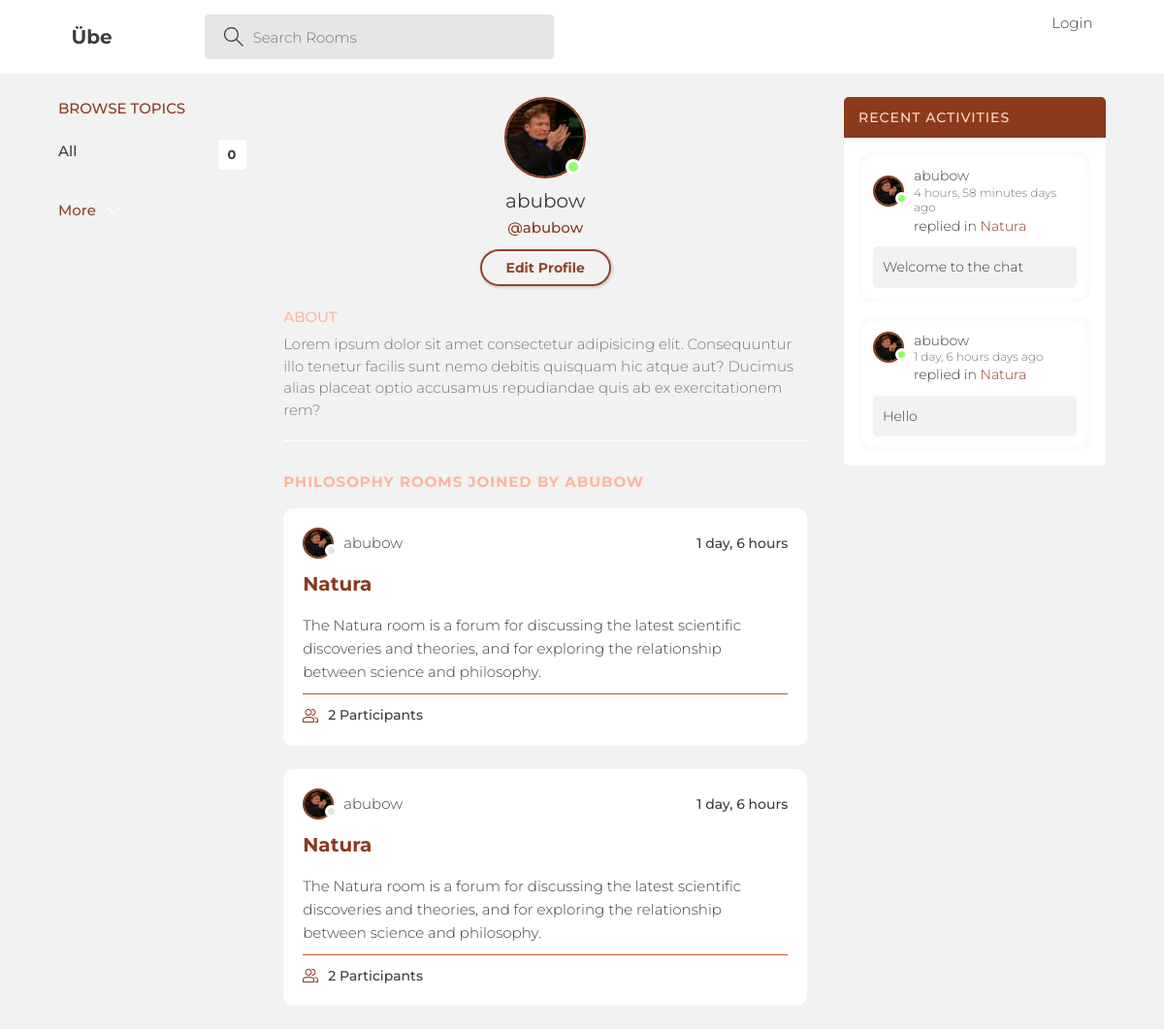
Page /profile/1/ on the committed database.
### base/models.py (models this page shows, shortened)
class User(AbstractUser):
    name = models.CharField(max_length=250, null=True)
    email = models.EmailField(max_length=250, null=True, unique=True)
    bio = models.TextField(null=True, blank=True)
    avatar = models.ImageField(
        null=True, blank=True, default='default.svg'
    )
    USERNAME_FIELD = 'email'
    REQUIRED_FIELDS = []

class Room(models.Model):
    id = models.AutoField(primary_key=True, unique=True, auto_created=True)
    name = models.CharField(max_length=50)
    description = models.CharField(max_length=200, null=True, blank=True)
    link = models.CharField(max_length=50, unique=True)
    topics = models.ManyToManyField('Topic', related_name='rooms', blank=True)
    participants = models.ManyToManyField(
        User, related_name='rooms_joined', blank=True)
    host = models.ForeignKey(
        User, on_delete=models.CASCADE, related_name='rooms_hosted')
    updated = models.DateTimeField(auto_now=True)
    created = models.DateTimeField(auto_now_add=True)
    class Meta:
        ordering = ['-updated', '-created']

class Message(models.Model):
    user = models.ForeignKey(User, on_delete=models.CASCADE)
    room = models.ForeignKey(Room, on_delete=models.CASCADE)
    message = models.TextField()
    updated = models.DateTimeField(auto_now=True)
    created = models.DateTimeField(auto_now_add=True)
    class Meta:
        ordering = ['-updated', '-created']
    def __str__(self):
        return self.message

### base/views.py (the view)
# urls.py: path('profile/<str:pk>/', views.userProfile, name='profile'),
def userProfile(request, pk):
    user = User.objects.get(id=pk)
    rooms = user.rooms_hosted.all() | user.rooms_joined.all()
    topics = Topic.objects.filter(rooms__in=rooms)
    recent_messages = Message.objects.filter(
        user=user).order_by('-created')[:5]
    context = {
        "profuser": user,
        "rooms": rooms,
        "topics": topics,
        "recent_messages": recent_messages,
    }
    return render(request, 'base/profile.html', context)

### base/templates/base/profile.html (shortened to what this page needs)
{% extends 'main.html' %} {% block content %}
<main class="profile-page layout layout--3">
	<div class="container">
		<div>
      {% include "components/topic_list.html" %}
    </div>
        <div class="roomList">
            <div class="profile">
              <div class="profile__avatar">
                <div class="avatar avatar--large active">
                  <img src="{{ profuser.avatar.url }}" alt="avatar" />
                </div>
              </div>
              <div class="profile__info">
                <h3>
                    {{ profuser.username }}
                </h3>
                <p>@{{ profuser.username }}
                </p>
                {% if user == request.user %}
                <a href="{% url 'edit-profile' profuser.id %}" class="btn btn--main btn--pill">Edit Profile</a>
                {% endif %}
              </div>
              <div class="profile__about">
                <h3>About</h3>
                <p>
                  Lorem ipsum dolor sit amet consectetur adipisicing elit. Consequuntur illo tenetur
                  facilis sunt nemo debitis quisquam hic atque aut? Ducimus alias placeat optio
                  accusamus repudiandae quis ab ex exercitationem rem?
                </p>
              </div>
            </div>
            <div class="roomList__header">
              <div>
                <h2>Philosophy Rooms joined by {{ profuser.username }} </h2>
              </div>
            </div>
            {% include "components/feed.html" %}
          </div>
		<div>{% include "components/recent_activity.html" %}</div>
	</div>
</main>
{% endblock content %}

### templates/main.html (shortened to what this page needs)
<!DOCTYPE html>
{% load static%}
<html lang="en">
	<head>
	</head>
	<body>
		<header class="header header--loggedIn">
			{% include 'navbar.html' %}
		</header>
		{% block content %} {% endblock %}
	</body>
</html>

### templates/navbar.html (shortened to what this page needs)
<div class="container">
	<a
		class="header__logo"
		href="{%url 'home'%}">
		<h1>Übe</h1>
	</a>
	<form
		method="GET"
		action="{% url 'home' %}"
		class="header__search">
		<label>
			<input
				type="text"
				name="q"
				placeholder="Search Rooms" />
		</label>
	</form>
	<nav class="header__menu">
		{% if user.is_authenticated %}
		<div class="header__user">
			<a href="{% url 'profile' user.id %}">
				<div class="avatar avatar--medium active">
					<img src="{{ user.avatar.url }}" alt="" />
				</div>
				<p>
					{{ user.first_name }}{{ user.last_name }}
					<span>@{{ user.username }}</span>
				</p>
			</a>
			<button class="dropdown-button">
				<svg
					version="1.1"
					xmlns="http://www.w3.org/2000/svg"
					width="32"
					height="32"
					viewBox="0 0 32 32">
					<title>chevron-down</title>
					<path d="M16 21l-13-13h-3l16 16 16-16h-3l-13 13z"></path>
				</svg>
			</button>
		</div>
		<div class="dropdown-menu">
			<a
				href="{% url 'edit-profile' user.id %}"
				class="dropdown-link"
				><svg
					version="1.1"
					xmlns="http://www.w3.org/2000/svg"
					width="32"
					height="32"
					viewBox="0 0 32 32">
					<title>tools</title>
					<path
						d="M27.465 32c-1.211 0-2.35-0.471-3.207-1.328l-9.392-9.391c-2.369 0.898-4.898 0.951-7.355 0.15-3.274-1.074-5.869-3.67-6.943-6.942-0.879-2.682-0.734-5.45 0.419-8.004 0.135-0.299 0.408-0.512 0.731-0.572 0.32-0.051 0.654 0.045 0.887 0.277l5.394 5.395 3.586-3.586-5.394-5.395c-0.232-0.232-0.336-0.564-0.276-0.887s0.272-0.596 0.572-0.732c2.552-1.152 5.318-1.295 8.001-0.418 3.274 1.074 5.869 3.67 6.943 6.942 0.806 2.457 0.752 4.987-0.15 7.358l9.392 9.391c0.844 0.842 1.328 2.012 1.328 3.207-0 2.5-2.034 4.535-4.535 4.535zM15.101 19.102c0.26 0 0.516 0.102 0.707 0.293l9.864 9.863c0.479 0.479 1.116 0.742 1.793 0.742 1.398 0 2.535-1.137 2.535-2.535 0-0.668-0.27-1.322-0.742-1.793l-9.864-9.863c-0.294-0.295-0.376-0.74-0.204-1.119 0.943-2.090 1.061-4.357 0.341-6.555-0.863-2.631-3.034-4.801-5.665-5.666-1.713-0.561-3.468-0.609-5.145-0.164l4.986 4.988c0.391 0.391 0.391 1.023 0 1.414l-5 5c-0.188 0.188-0.441 0.293-0.707 0.293s-0.52-0.105-0.707-0.293l-4.987-4.988c-0.45 1.682-0.397 3.436 0.164 5.146 0.863 2.631 3.034 4.801 5.665 5.666 2.2 0.721 4.466 0.604 6.555-0.342 0.132-0.059 0.271-0.088 0.411-0.088z"></path>
				</svg>
				Settings</a
			>
			<a
				href="{% url 'logout' %}"
				class="dropdown-link"
				><svg
					version="1.1"
					xmlns="http://www.w3.org/2000/svg"
					width="32"
					height="32"
					viewBox="0 0 32 32">
					<title>Log-Out</title>
					<path
						d="M3 0h22c0.553 0 1 0 1 0.553l-0 3.447h-2v-2h-20v28h20v-2h2l0 3.447c0 0.553-0.447 0.553-1 0.553h-22c-0.553 0-1-0.447-1-1v-30c0-0.553 0.447-1 1-1z"></path>
					<path
						d="M21.879 21.293l1.414 1.414 6.707-6.707-6.707-6.707-1.414 1.414 4.293 4.293h-14.172v2h14.172l-4.293 4.293z"></path>
				</svg>
				Logout</a
			>
		</div>
		{% else %}
		<a href="{% url 'login' %}">
			<p>Login</p>
		</a>
		{% endif %}
	</nav>
</div>

### base/templates/components/topic_list.html (shortened to what this page needs)
<div class="topics">
	<div class="topics__header">
		<h2>Browse Topics</h2>
	</div>
	<ul class="topics__list">
		<li>
			<a
				href="{% url 'home' %}"
				>All <span>{{topics.count}}</span></a
			>
		</li>
	</ul>
	<a
		class="btn btn--link"
		href="{% url 'topics' %}">
		More
		<svg
			version="1.1"
			xmlns="http://www.w3.org/2000/svg"
			width="32"
			height="32"
			viewBox="0 0 32 32">
			<title>chevron-down</title>
			<path d="M16 21l-13-13h-3l16 16 16-16h-3l-13 13z"></path>
		</svg>
	</a>
</div>

### base/templates/components/feed.html (shortened to what this page needs)
{% for room in rooms %}
<div class="roomListRoom">
	<div class="roomListRoom__header">
		<a
			href="{% url 'profile' room.host.id %}"
			class="roomListRoom__author">
			<div class="avatar avatar--small">
				<img src="{{ room.host.avatar.url }}" alt="{{ room.host.username }}'s avatar" />
			</div>
			<span> {{ room.host.username }} </span>
		</a>
		<div class="roomListRoom__actions">
			<span> {{ room.created|timesince }} </span>
		</div>
	</div>
	<div class="roomListRoom__content">
		<a href="{% url 'room' room.link %}"> {{ room.name }} </a>
		<p>{{ room.description.strip|truncatechars:200 }}</p>
	</div>
	<div class="roomListRoom__meta">
		<a
			href="{% url 'room' room.link %}"
			class="roomListRoom__joined">
			{{ room.participants.count }} Participants
		</a>
	</div>
</div>
{% endfor %}

### base/templates/components/recent_activity.html (shortened to what this page needs)
<div class="activities">
	<div class="activities__header">
		<h2>Recent Activities</h2>
	</div>
	{% for post in recent_messages %}
	<div class="activities__box">
		<div class="activities__boxHeader roomListRoom__header">
			<a
				href="{% url 'profile' post.user.id %}"
				class="roomListRoom__author">
				<div class="avatar avatar--small active">
					<img src="{{ post.user.avatar.url }}" alt="" />
				</div>
				<p>
					{{ post.user.username }}
					<span> {{ post.created|timesince}} days ago</span>
				</p>
			</a>
		</div>
		<div class="activities__boxContent">
			<p>
				replied in
				<a href="{% url 'room' post.room.link %}">
					{{ post.room.name }}
				</a>
			</p>
			<div class="activities__boxRoomContent">
				<p>{{ post|truncatechars:100 }}</p>
			</div>
		</div>
	</div>
	{% endfor %}
</div>

### rows in the picture
User: avatar (picture), username "abubow", username "ABUBOW"
Room: host.avatar (picture), host.username "abubow", created "1 day, 6 hours", name "Natura", description.strip "The Natura room is a forum for discussing the latest scientific discoveries and theories, and for exploring the relationship between science and philosophy.", participants.count "2"
Message: user.avatar (picture), user.username "abubow", created "4 hours, 58 minutes", room.name "Natura", message "Welcome to the chat"
Message: user.avatar (picture), user.username "abubow", created "1 day, 6 hours", room.name "Natura", message "Hello"

### other values in the picture
{{ topics.count }} "0"
